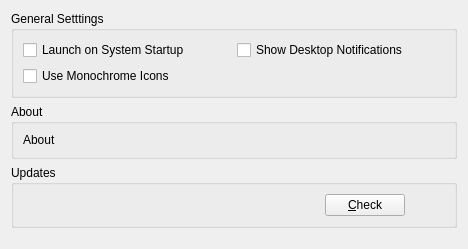
<?xml version="1.0" encoding="UTF-8"?>
<ui version="4.0">
 <class>Mirall::GeneralSettings</class>
 <widget class="QWidget" name="Mirall::GeneralSettings">
  <property name="geometry">
   <rect>
    <x>0</x>
    <y>0</y>
    <width>468</width>
    <height>249</height>
   </rect>
  </property>
  <property name="windowTitle">
   <string>Form</string>
  </property>
  <layout class="QVBoxLayout" name="verticalLayout_2">
   <item>
    <widget class="QGroupBox" name="generalGroupBox">
     <property name="title">
      <string>General Setttings</string>
     </property>
     <layout class="QGridLayout" name="gridLayout_2">
      <item row="0" column="0">
       <widget class="QCheckBox" name="autostartCheckBox">
        <property name="text">
         <string>Launch on System Startup</string>
        </property>
       </widget>
      </item>
      <item row="0" column="1">
       <widget class="QCheckBox" name="desktopNotificationsCheckBox">
        <property name="text">
         <string>Show Desktop Notifications</string>
        </property>
       </widget>
      </item>
      <item row="1" column="0">
       <widget class="QCheckBox" name="monoIconsCheckBox">
        <property name="text">
         <string>Use Monochrome Icons</string>
        </property>
       </widget>
      </item>
     </layout>
    </widget>
   </item>
   <item>
    <widget class="QGroupBox" name="aboutGroupBox">
     <property name="title">
      <string>About</string>
     </property>
     <layout class="QVBoxLayout" name="verticalLayout_3">
      <item>
       <widget class="QLabel" name="aboutLabel">
        <property name="text">
         <string>About</string>
        </property>
       </widget>
      </item>
     </layout>
    </widget>
   </item>
   <item>
    <widget class="QGroupBox" name="updatesGroupBox">
     <property name="title">
      <string>Updates</string>
     </property>
     <layout class="QHBoxLayout" name="horizontalLayout">
      <item>
       <widget class="QLabel" name="updateStateLabel">
        <property name="text">
         <string/>
        </property>
        <property name="wordWrap">
         <bool>true</bool>
        </property>
       </widget>
      </item>
      <item>
       <widget class="QPushButton" name="checkUpdateButton">
        <property name="sizePolicy">
         <sizepolicy hsizetype="Maximum" vsizetype="Fixed">
          <horstretch>0</horstretch>
          <verstretch>0</verstretch>
         </sizepolicy>
        </property>
        <property name="text">
         <string>&amp;Check</string>
        </property>
       </widget>
      </item>
      <item>
       <spacer name="horizontalSpacer">
        <property name="orientation">
         <enum>Qt::Horizontal</enum>
        </property>
        <property name="sizeType">
         <enum>QSizePolicy::Preferred</enum>
        </property>
        <property name="sizeHint" stdset="0">
         <size>
          <width>40</width>
          <height>20</height>
         </size>
        </property>
       </spacer>
      </item>
     </layout>
    </widget>
   </item>
   <item>
    <spacer name="verticalSpacer">
     <property name="orientation">
      <enum>Qt::Vertical</enum>
     </property>
     <property name="sizeHint" stdset="0">
      <size>
       <width>20</width>
       <height>0</height>
      </size>
     </property>
    </spacer>
   </item>
  </layout>
 </widget>
 <resources/>
 <connections/>
</ui>
